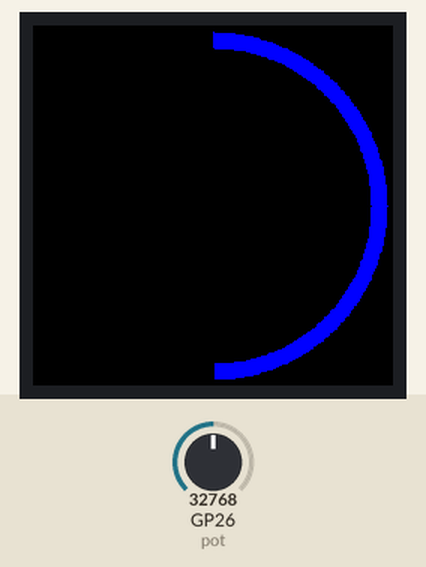
A program run on a simulated Raspberry Pi Pico running MicroPython. Parts: 240×240 colour display. The inputs (shaded band) are chosen by the test bench; at power-on: GP26 (pot) = 32768 (analog values on the 0–65535 scale). Library files of the repository ran but are not shown: vga1_8x16.py; what the program prints to the serial console is not drawn.

Above: at 1.4 s.
1.5 s: GP26 (pot) set to 7864
At 2.3 s:
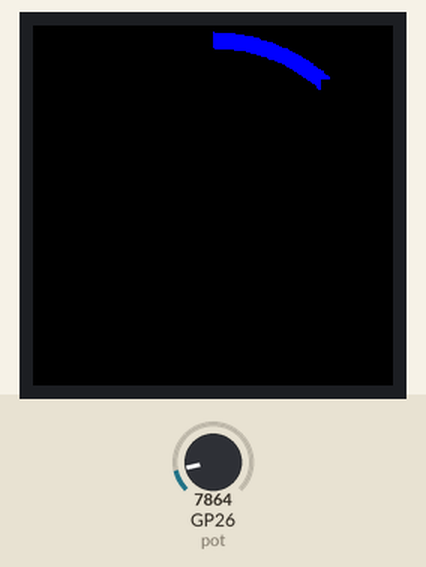
3.0 s: GP26 (pot) set to 0
At 3.5 s:
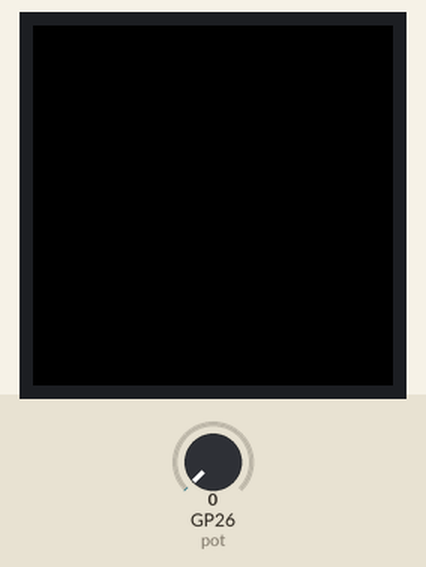
4.5 s: GP26 (pot) set to 65535
At 5.8 s:
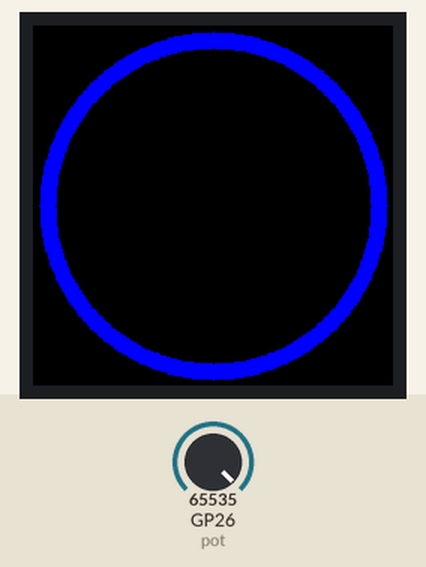
Timing chart, 0 to 7.5 s (numbered marks = the images above; inputs shaded):
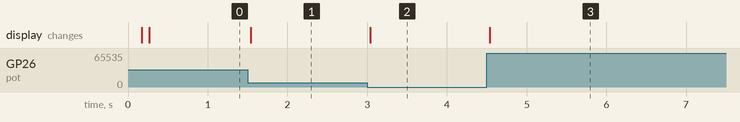

The program:

06-pot-gauge-test.py
```python
import math
import time
from machine import ADC, Pin
import config

# 20K potentiometer wiring: wiper -> GP26 (ADC0), outer legs -> 3V3 and GND.
#
# Confirms the pot is wired correctly by drawing a blue ring around the
# edge of the round display, like an analog gauge: how far around the
# 360-degree ring the blue reaches tracks the pot position. Fully
# counter-clockwise (or clockwise, depending on which outer leg is on
# 3V3) should read near 0 and draw almost nothing; fully the other way
# should read near max and draw a complete ring.
#
# PERFORMANCE NOTES (three rounds of this):
#  1. display.line() calls pixel() in a loop, and every pixel() re-sends
#     a full SPI window-set command. Redrawing the whole ring on every
#     poll (v1) meant ~1800 tiny SPI transactions per update.
#  2. v2 only redrew the STEPS that changed since the last reading
#     instead of the whole ring - much less work per update, but each
#     spoke was still ~10 separate pixel() calls (~10 window-resets).
#  3. This version (v3) fills each spoke's bounding box with ONE
#     fill_rect() call instead of drawing it point-by-point. fill_rect()
#     sets the SPI window once and streams every pixel in the box in a
#     single batched write - the same trick vline()/hline() use
#     internally - so one spoke drops from ~10 window-resets to 1.
#     Tradeoff: a diagonal spoke's bounding box is a few pixels wider
#     than the exact 1px line would be, so on a shrink (erasing a spoke
#     back to black) it can shave 1-2px off the very edge of the
#     still-lit neighboring spoke. Not visible in practice at this size,
#     and it only happens right at the boundary of the current update.
pot = ADC(Pin(config.POT_PIN))

display = config.init_display()
display.fill(config.DISPLAY_BLACK)

CENTER_X = config.DISPLAY_WIDTH // 2
CENTER_Y = config.DISPLAY_HEIGHT // 2
RADIUS_OUTER = 116   # close to the bezel edge (screen radius is 120)
RADIUS_INNER = 106   # ring thickness = RADIUS_OUTER - RADIUS_INNER
ANGLE_STEP_DEG = 1
TOTAL_STEPS = 360 // ANGLE_STEP_DEG

# Precompute every spoke's fill_rect bounding box once at startup instead
# of redoing trig (and min/max) on every update.
SPOKE_RECTS = []
for step in range(TOTAL_STEPS):
    # -90 so step 0 points straight up (12 o'clock); increasing step
    # sweeps clockwise, like a speedometer.
    rad = math.radians(step * ANGLE_STEP_DEG - 90)
    cos_a = math.cos(rad)
    sin_a = math.sin(rad)
    x0 = CENTER_X + int(RADIUS_INNER * cos_a)
    y0 = CENTER_Y + int(RADIUS_INNER * sin_a)
    x1 = CENTER_X + int(RADIUS_OUTER * cos_a)
    y1 = CENTER_Y + int(RADIUS_OUTER * sin_a)
    rect_x = min(x0, x1)
    rect_y = min(y0, y1)
    rect_w = abs(x1 - x0) + 1
    rect_h = abs(y1 - y0) + 1
    SPOKE_RECTS.append((rect_x, rect_y, rect_w, rect_h))


def draw_spokes(start_step, end_step, color):
    for step in range(start_step, end_step):
        rect_x, rect_y, rect_w, rect_h = SPOKE_RECTS[step]
        display.fill_rect(rect_x, rect_y, rect_w, rect_h, color)


print("Turn the pot - the blue ring should grow and shrink smoothly.")
print("Ctrl-C to stop.")

current_step = 0
last_print_ms = time.ticks_ms()

try:
    while True:
        raw = pot.read_u16()  # 0-65535
        percent = raw / 65535
        target_step = int(percent * TOTAL_STEPS)

        if target_step > current_step:
            draw_spokes(current_step, target_step, config.DISPLAY_BLUE)
            current_step = target_step
        elif target_step < current_step:
            draw_spokes(target_step, current_step, config.DISPLAY_BLACK)
            current_step = target_step

        # Printing every update competes with display updates for time -
        # throttle it to a few times a second regardless of how often the
        # pot value actually changes.
        now = time.ticks_ms()
        if time.ticks_diff(now, last_print_ms) >= 150:
            print("raw={:5d}  percent={:5.1f}%".format(raw, percent * 100))
            last_print_ms = now
except KeyboardInterrupt:
    print("Got ctrl-c, stopping")
```

config.py
```python
# Hardware configuration for the MAX98357A I2S amplifier kit.
# Every script in this folder imports its pins from here instead of
# hardcoding them - edit the numbers below to try the amp/button on
# different GPIOs, then re-run any script without changing it.
#
# Constraint: MicroPython's rp2 I2S driver requires LRC_PIN to be exactly
# one GPIO number higher than BCLK_PIN (LRC_PIN = BCLK_PIN + 1), or
# machine.I2S() raises a ValueError.
#
# These are the pins actually wired inside the assembled project box (see
# docs/kits/max98357a-amp/index.md) - BCLK/LRC/DIN/GAIN/SD as one
# contiguous block (11-15), with the button right next to it on 16. GPIO
# 11-15 looked broken early in development but wasn't - see TODO.md and
# each script's SETTLE_MS comment for why.

# ---------------------------------------------------------------------------
# MAX98357A I2S amplifier
# ---------------------------------------------------------------------------
BCLK_PIN = 11   # bit clock
LRC_PIN = 12    # word select / left-right clock (must be BCLK_PIN + 1)
DIN_PIN = 13    # serial audio data, Pico -> amp
GAIN_PIN = 14   # floating (Pin.IN, no pull) = default 9dB gain
SD_PIN = 15     # shutdown control: HIGH = enabled, LOW = muted

I2S_ID = 0

# ---------------------------------------------------------------------------
# Momentary push button
# ---------------------------------------------------------------------------
# One leg -> BUTTON_PIN, other leg -> GND. Internal PULL_UP holds the pin
# HIGH when open; pressing it pulls the pin LOW.
BUTTON_PIN = 16

# ---------------------------------------------------------------------------
# Sound playback (used by 03-play-sounds-on-button.py, 04-play-one-file-test.py)
# ---------------------------------------------------------------------------
SOUND_DIR = "/sounds"
SAMPLE_RATE_HZ = 8000  # matches the .wav files uploaded to SOUND_DIR
BITS = 16
CHUNK_BYTES = 4096     # streaming buffer size - keep this large; a too-small
                        # buffer written in a tight loop was the likely cause
                        # of audible static during early tone testing


def load_sound_titles():
    """Load sounds/metadata.json: {filename -> Title Case display name}.

    Falls back to an empty dict if the file is missing, so callers should
    look up with titles.get(filename, filename) rather than titles[...]."""
    import json
    try:
        with open(SOUND_DIR + "/metadata.json") as f:
            return json.load(f)
    except OSError:
        return {}

# ---------------------------------------------------------------------------
# GC9A01 round display (240x240, SPI)
# ---------------------------------------------------------------------------
# Same pins as the confirmed-working "pico" wiring in the robot-faces
# smartwatch kit (src/kits/smartwatch/config.py), so wiring habits carry
# over: SCK/MOSI on GPIO2/3, then DC/CS/RST on 4/5/6.
DISPLAY_SPI_ID = 0
DISPLAY_SCK_PIN = 2    # SCL / CLK
DISPLAY_MOSI_PIN = 3   # SDA / MOSI (data)
DISPLAY_DC_PIN = 4
DISPLAY_CS_PIN = 5
DISPLAY_RES_PIN = 6
DISPLAY_BAUDRATE = 60_000_000

DISPLAY_WIDTH = 240
DISPLAY_HEIGHT = 240

# RGB565: five bits of red, six of green, five of blue.
DISPLAY_BLACK = 0x0000
DISPLAY_WHITE = 0xFFFF
DISPLAY_BLUE = 0x001F

from machine import Pin, SPI
import gc9a01
import vga1_8x16 as DISPLAY_FONT  # 8x16 bitmap font - no built-in font on this driver


def init_display():
    """Start the SPI bus and the GC9A01. Returns the display object.

    There is no frame buffer on this driver - every drawing call goes
    straight to the glass, and there is no show() to call afterwards."""
    spi = SPI(DISPLAY_SPI_ID, baudrate=DISPLAY_BAUDRATE,
              sck=Pin(DISPLAY_SCK_PIN), mosi=Pin(DISPLAY_MOSI_PIN))

    return gc9a01.GC9A01(
        spi,
        dc=Pin(DISPLAY_DC_PIN, Pin.OUT),
        cs=Pin(DISPLAY_CS_PIN, Pin.OUT),
        reset=Pin(DISPLAY_RES_PIN, Pin.OUT),
        rotation=0)


# ---------------------------------------------------------------------------
# 20K potentiometer (wiper -> ADC0)
# ---------------------------------------------------------------------------
# Wiper -> POT_PIN, outer legs -> 3V3 and GND so the wiper sweeps the full
# 0-3.3V range. GPIO26 is the Pico's ADC0 - GPIO26-29 are the only pins
# with ADC hardware behind them.
POT_PIN = 26
```

Measured:
- after the input at 1.5 s, the display: changes at once (image 1)
- after the input at 3.0 s, the display: changes at once (image 2)
- after the input at 4.5 s, the display: changes at once (image 3)
